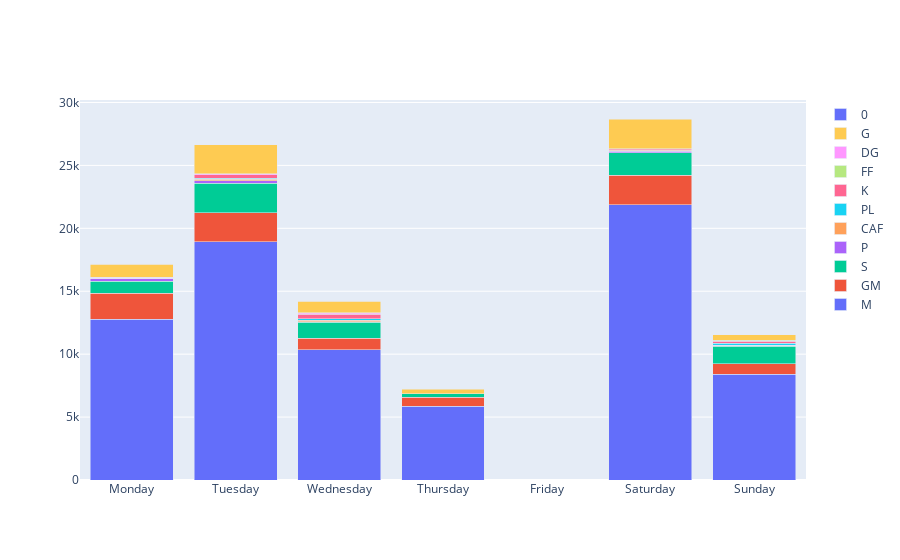

Here is the notebook cell this chart was saved with:
### Code cell
month_seas=miniData.groupby(["DAYWEEK","PARTNERCATEGORY_CODE"]).count().dropna()["TURNOVER"].reset_index()
classes = miniData["PARTNERCATEGORY_CODE"].drop_duplicates().tolist()
data = [month_seas[month_seas["PARTNERCATEGORY_CODE"].str.match(classe)].groupby("DAYWEEK").mean() for classe in classes]

fig = go.Figure(data=[ go.Bar(name=classes[i], x=data[i].index, y=data[i]["TURNOVER"].tolist()) for i in range(len(classes)) ])
# Change the bar mode
fig.update_layout(barmode='stack')
fig.show()

### Figure 1 — Plotly figure (JSON) as saved in the notebook; plotly's stock layout.template omitted (floating-point values rounded to 4 significant figures)
{"data": [{"name": "M", "type": "bar", "x": ["Monday", "Tuesday", "Wednesday", "Thursday", "Friday", "Saturday", "Sunday"], "y": [12764, 18941, 10336, 5867, null, 21871, 8385]}, {"name": "GM", "type": "bar", "x": ["Monday", "Tuesday", "Wednesday", "Thursday", "Friday", "Saturday", "Sunday"], "y": [2058, 2307, 922, 694, null, 2362, 857]}, {"name": "S", "type": "bar", "x": ["Monday", "Tuesday", "Wednesday", "Thursday", "Friday", "Saturday", "Sunday"], "y": [979, 2331, 1269, 276, null, 1771, 1397]}, {"name": "P", "type": "bar", "x": ["Monday", "Tuesday", "Wednesday", "Thursday", "Friday", "Saturday", "Sunday"], "y": [212, 215.5, 66, 3, null, 118, 79.5]}, {"name": "CAF", "type": "bar", "x": ["Monday", "Tuesday", "Wednesday", "Thursday", "Friday", "Saturday", "Sunday"], "y": [27, 103, 99, 1, null, 86, 2]}, {"name": "PL", "type": "bar", "x": ["Monday", "Tuesday", "Wednesday", "Thursday", "Friday", "Saturday", "Sunday"], "y": [null, 81, 115, null, null, 18, 153]}, {"name": "K", "type": "bar", "x": ["Monday", "Tuesday", "Wednesday", "Thursday", "Friday", "Saturday", "Sunday"], "y": [88, 270, 371, 1, null, 92, 159]}, {"name": "FF", "type": "bar", "x": ["Monday", "Tuesday", "Wednesday", "Thursday", "Friday", "Saturday", "Sunday"], "y": [null, 2, 42, null, null, 1, 61]}, {"name": "DG", "type": "bar", "x": ["Monday", "Tuesday", "Wednesday", "Thursday", "Friday", "Saturday", "Sunday"], "y": [3, 82, 68, 1, null, 6, null]}, {"name": "G", "type": "bar", "x": ["Monday", "Tuesday", "Wednesday", "Thursday", "Friday", "Saturday", "Sunday"], "y": [1030.0, 2307, 922, 350, null, 2362, 431]}, {"name": "0", "type": "bar", "x": ["Monday", "Tuesday", "Wednesday", "Thursday", "Friday", "Saturday", "Sunday"], "y": [13, null, 28, null, null, null, null]}], "layout": {"barmode": "stack"}}
